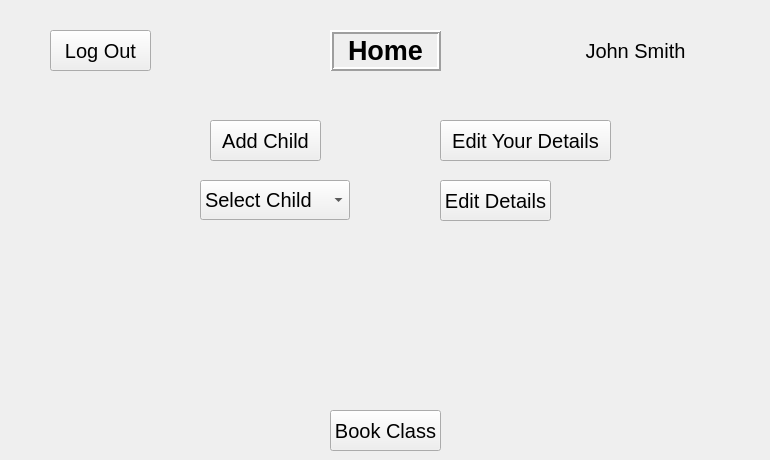
    <widget class="QWidget" name="Home">
     <widget class="QComboBox" name="cmbHomSelChi">
      <property name="geometry">
       <rect>
        <x>200</x>
        <y>180</y>
        <width>150</width>
        <height>40</height>
       </rect>
      </property>
      <property name="font">
       <font>
        <pointsize>15</pointsize>
       </font>
      </property>
      <item>
       <property name="text">
        <string>Select Child</string>
       </property>
      </item>
     </widget>
     <widget class="QPushButton" name="btnHomEditParent">
      <property name="geometry">
       <rect>
        <x>440</x>
        <y>120</y>
        <width>171</width>
        <height>41</height>
       </rect>
      </property>
      <property name="font">
       <font>
        <pointsize>15</pointsize>
       </font>
      </property>
      <property name="text">
       <string>Edit Your Details</string>
      </property>
     </widget>
     <widget class="QLabel" name="lblHomError">
      <property name="geometry">
       <rect>
        <x>160</x>
        <y>310</y>
        <width>461</width>
        <height>91</height>
       </rect>
      </property>
      <property name="text">
       <string/>
      </property>
     </widget>
     <widget class="QPushButton" name="btnHomAddChild">
      <property name="geometry">
       <rect>
        <x>210</x>
        <y>120</y>
        <width>111</width>
        <height>41</height>
       </rect>
      </property>
      <property name="font">
       <font>
        <pointsize>15</pointsize>
       </font>
      </property>
      <property name="text">
       <string>Add Child</string>
      </property>
     </widget>
     <widget class="QPushButton" name="btnHomBookClass">
      <property name="geometry">
       <rect>
        <x>330</x>
        <y>410</y>
        <width>111</width>
        <height>41</height>
       </rect>
      </property>
      <property name="font">
       <font>
        <pointsize>15</pointsize>
       </font>
      </property>
      <property name="text">
       <string>Book Class</string>
      </property>
     </widget>
     <widget class="QPushButton" name="btnHomLogOut">
      <property name="geometry">
       <rect>
        <x>50</x>
        <y>30</y>
        <width>101</width>
        <height>41</height>
       </rect>
      </property>
      <property name="font">
       <font>
        <pointsize>15</pointsize>
       </font>
      </property>
      <property name="text">
       <string>Log Out</string>
      </property>
     </widget>
     <widget class="QLabel" name="lblHomCurrentUser">
      <property name="geometry">
       <rect>
        <x>510</x>
        <y>30</y>
        <width>251</width>
        <height>41</height>
       </rect>
      </property>
      <property name="font">
       <font>
        <pointsize>15</pointsize>
       </font>
      </property>
      <property name="text">
       <string>John Smith</string>
      </property>
      <property name="alignment">
       <set>Qt::AlignCenter</set>
      </property>
     </widget>
     <widget class="QPushButton" name="btnHomEditChild">
      <property name="geometry">
       <rect>
        <x>440</x>
        <y>180</y>
        <width>111</width>
        <height>41</height>
       </rect>
      </property>
      <property name="font">
       <font>
        <pointsize>15</pointsize>
       </font>
      </property>
      <property name="text">
       <string>Edit Details</string>
      </property>
     </widget>
     <widget class="QLabel" name="lblHomTitle">
      <property name="geometry">
       <rect>
        <x>330</x>
        <y>30</y>
        <width>111</width>
        <height>41</height>
       </rect>
      </property>
      <property name="font">
       <font>
        <pointsize>20</pointsize>
        <weight>75</weight>
        <bold>true</bold>
       </font>
      </property>
      <property name="frameShape">
       <enum>QFrame::Box</enum>
      </property>
      <property name="frameShadow">
       <enum>QFrame::Raised</enum>
      </property>
      <property name="lineWidth">
       <number>2</number>
      </property>
      <property name="midLineWidth">
       <number>0</number>
      </property>
      <property name="text">
       <string>Home</string>
      </property>
      <property name="alignment">
       <set>Qt::AlignCenter</set>
      </property>
     </widget>
    </widget>
